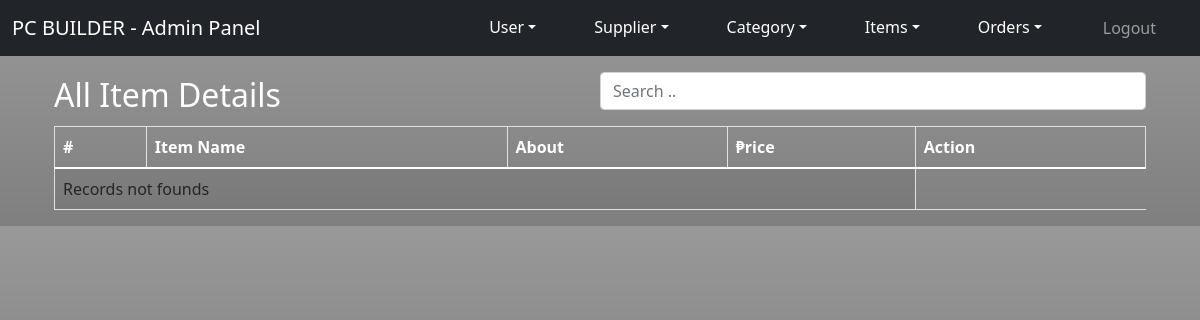
/index.php/admin/manageitems, run on an earlier commit of the app's database.
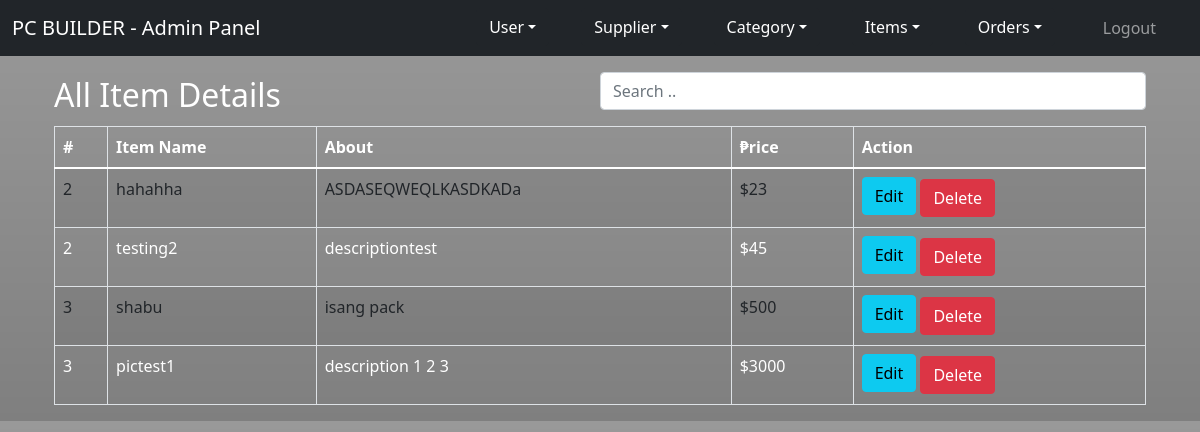
And on a later commit of the database.
### tables this page shows
CREATE TABLE `items` (
  `itemId` int(11) UNSIGNED NOT NULL,
  `supplierId` int(11) NOT NULL,
  `itemName` varchar(256) NOT NULL,
  `itemBrand` varchar(256) NOT NULL,
  `itemType` varchar(256) NOT NULL,
  `itemDesc` text NOT NULL,
  `price` float NOT NULL,
  `file_name` text NOT NULL
);

### application/controllers/Admin.php (called while the page is built, shortened)
<?php
class Admin extends CI_Controller {
    public function manageitems(){
        $this->load->model('Item_model');
        $items = $this->Item_model->getItem();
        $data['items'] = $items;
        $this->load->view('admin/items/list', $data);
    }
}

### index.php (called while the page is built, shortened)
<?php
require_once BASEPATH.'core/CodeIgniter.php';

### application/models/Item_model.php (called while the page is built, shortened)
<?php
class Item_model extends CI_Model {
    private $table = "items";
    public function getItem(){
        $result = $this->db->get($this->table)->result_array();
        return $result;
    }
}

### application/views/admin/items/list.php (the view, shortened to what this page needs)
<div class="container mt-3">
    <div class="container shadow-container">
        <div class="d-flex justify-content-between align-items-center">
            <div class="btn-group">
                <h2>All Item Details</h2>
            </div>
            <input class="form-control mb-3" id="myInput" type="text" placeholder="Search .." style="width:50%;">
        </div>
        <div class="table-responsive-sm">
            <table class="table table-bordered table-hover table-striped table-responsive">
                <thead>
                    <tr>
                        <th>#</th>
                        <th>Item Name</th>
                        <th>About</th>
                        <th>₱rice</th>
                        <th>Action</th>
                    </tr>
                </thead>
                <tbody id="myTable">
                    <?php if(!empty($items)) { ?>
                    <?php foreach($items as $item) {?>
                    <tr>
                        <td><?php echo $item['supplierId']; ?></td>
                        <td><?php echo $item['itemName']; ?></td>
                        <td><?php echo $item['itemDesc']; ?></td>
                        <td><?php echo "$".$item['price']; ?></td>
                        <td>
                            <a href="<?php echo base_url().'admin/menu/edit/'.$item['itemId']; ?>"
                                class="btn btn-info mb-1">Edit</a>
                            <a href="javascript:void(0);" onclick="deleteMenu(<?php echo $item['itemId']; ?>)"
                                class="btn btn-danger"><i class="fas fa-trash-alt"></i> Delete</a>
                        </td>
                    </tr>
                    <?php } ?>
                    <?php } else { ?>
                    <tr>
                        <td colspan="4">Records not founds</td>
                    </tr>
                    <?php }?>
                </tbody>
            </table>
        </div>
    </div>
</div>

What changed in the data, as far as the page shows it:
added items: supplierId "2", itemName "hahahha", itemDesc "ASDASEQWEQLKASDKADa", price "23"
added items: supplierId "2", itemName "testing2", itemDesc "descriptiontest", price "45"
added items: supplierId "3", itemName "shabu", itemDesc "isang pack", price "500"
added items: supplierId "3", itemName "pictest1", itemDesc "description 1 2 3", price "3000"
Also different on the page:
text no longer shown: "Records not founds"
